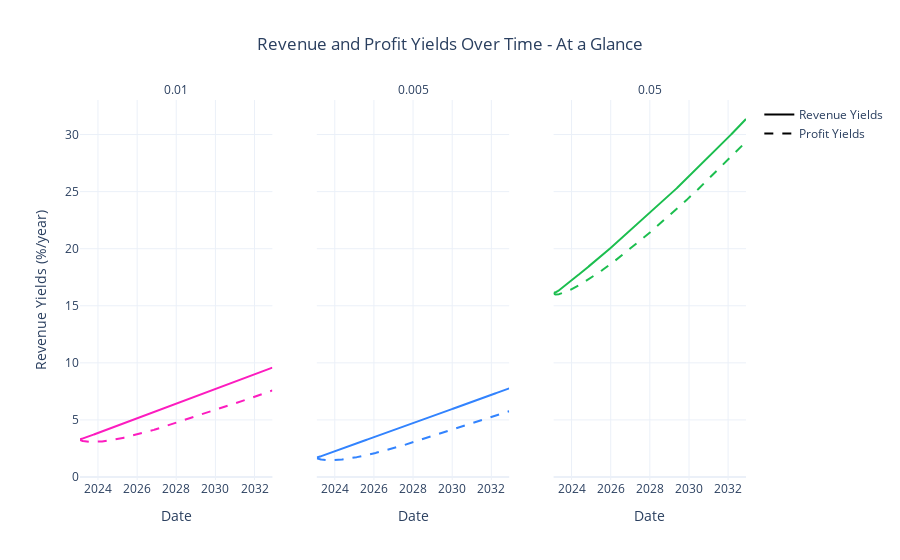

Notebook code for this chart:
### Code cell
visualizations.plot_yields_per_subset_subplots(
    df_3,
    subplot_titles=['0.01', '0.005', '0.05']
)

### Figure 1 — Plotly figure (JSON) as saved in the notebook; plotly's stock layout.template omitted (floating-point values rounded to 4 significant figures; data arrays with more than 128 entries replaced by an {"elided": "..."} marker saying what was removed)
{"data": [{"line": {"color": "#FC1CBF"}, "name": "Revenue Yields", "showlegend": false, "type": "scatter", "x": {"elided": "1542 str values"}, "xaxis": "x", "y": {"elided": "514 float values"}, "yaxis": "y"}, {"line": {"color": "#FC1CBF", "dash": "dash"}, "name": "Profit Yields", "showlegend": false, "type": "scatter", "x": {"elided": "1542 str values"}, "xaxis": "x", "y": {"elided": "514 float values"}, "yaxis": "y"}, {"line": {"color": "#3283FE"}, "name": "Revenue Yields", "showlegend": false, "type": "scatter", "x": {"elided": "1542 str values"}, "xaxis": "x2", "y": {"elided": "514 float values"}, "yaxis": "y2"}, {"line": {"color": "#3283FE", "dash": "dash"}, "name": "Profit Yields", "showlegend": false, "type": "scatter", "x": {"elided": "1542 str values"}, "xaxis": "x2", "y": {"elided": "514 float values"}, "yaxis": "y2"}, {"line": {"color": "#1CBE4F"}, "name": "Revenue Yields", "showlegend": false, "type": "scatter", "x": {"elided": "1542 str values"}, "xaxis": "x3", "y": {"elided": "514 float values"}, "yaxis": "y3"}, {"line": {"color": "#1CBE4F", "dash": "dash"}, "name": "Profit Yields", "showlegend": false, "type": "scatter", "x": {"elided": "1542 str values"}, "xaxis": "x3", "y": {"elided": "514 float values"}, "yaxis": "y3"}, {"line": {"color": "black"}, "mode": "lines", "name": "Revenue Yields", "type": "scatter", "x": {"elided": "1542 str values"}, "y": [null]}, {"line": {"color": "black", "dash": "dash"}, "mode": "lines", "name": "Profit Yields", "type": "scatter", "x": {"elided": "1542 str values"}, "y": [null]}], "layout": {"annotations": [{"font": {"size": 12}, "showarrow": false, "text": "0.01", "x": 0.1444, "xanchor": "center", "xref": "paper", "y": 1, "yanchor": "bottom", "yref": "paper"}, {"font": {"size": 12}, "showarrow": false, "text": "0.005", "x": 0.5, "xanchor": "center", "xref": "paper", "y": 1, "yanchor": "bottom", "yref": "paper"}, {"font": {"size": 12}, "showarrow": false, "text": "0.05", "x": 0.8556, "xanchor": "center", "xref": "paper", "y": 1, "yanchor": "bottom", "yref": "paper"}], "hovermode": "x", "legend": {"title": {"text": ""}}, "shapes": [{"line": {"color": "red", "dash": "dashdot", "width": 6}, "type": "line", "x0": ["2023-01-30T17:36:21.283746"], "x1": [1985362581283746000], "xref": "x", "y0": 0, "y1": 0, "yref": "y"}, {"line": {"color": "red", "dash": "dashdot", "width": 6}, "type": "line", "x0": ["2023-01-30T17:36:21.283746"], "x1": [1985362581283746000], "xref": "x2", "y0": 0, "y1": 0, "yref": "y2"}, {"line": {"color": "red", "dash": "dashdot", "width": 6}, "type": "line", "x0": ["2023-01-30T17:36:21.283746"], "x1": [1985362581283746000], "xref": "x3", "y0": 0, "y1": 0, "yref": "y3"}], "title": {"text": "Revenue and Profit Yields Over Time - At a Glance"}, "xaxis": {"anchor": "y", "domain": [0, 0.2889], "title": {"text": "Date"}}, "xaxis2": {"anchor": "y2", "domain": [0.3556, 0.6444], "title": {"text": "Date"}}, "xaxis3": {"anchor": "y3", "domain": [0.7111, 1], "title": {"text": "Date"}}, "yaxis": {"anchor": "x", "domain": [0, 1], "title": {"text": "Revenue Yields (%/year)"}}, "yaxis2": {"anchor": "x2", "domain": [0, 1], "matches": "y", "showticklabels": false}, "yaxis3": {"anchor": "x3", "domain": [0, 1], "matches": "y", "showticklabels": false}}}
